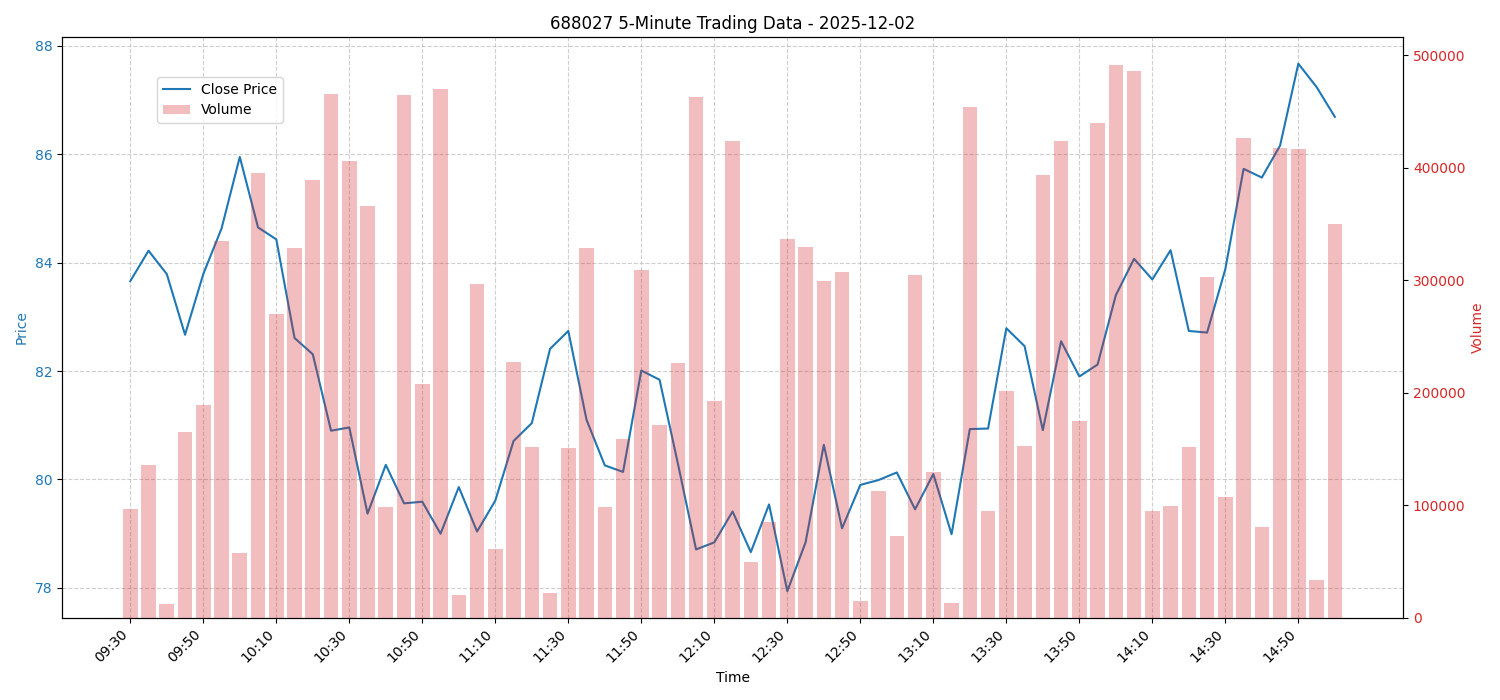

Write Python code to recreate this figure.
# a.py
import pandas as pd
import matplotlib.pyplot as plt
import datetime
import random

def get_stock_data_simulated(stock_code):
    """
    Simulates 5-minute interval stock data for a given stock code for the current day.
    """
    now = datetime.datetime.now()
    today_start = now.replace(hour=9, minute=30, second=0, microsecond=0)
    today_end = now.replace(hour=15, minute=0, second=0, microsecond=0) # Assuming market closes at 3 PM

    time_intervals = []
    current_time = today_start
    while current_time <= today_end:
        time_intervals.append(current_time)
        current_time += datetime.timedelta(minutes=5)

    data = []
    initial_price = random.uniform(50.0, 150.0)
    current_price = initial_price

    for t in time_intervals:
        open_price = current_price
        close_price = open_price + random.uniform(-2.0, 2.0)
        high_price = max(open_price, close_price) + random.uniform(0.0, 1.0)
        low_price = min(open_price, close_price) - random.uniform(0.0, 1.0)
        volume = random.randint(10000, 500000)
        turnover = volume * (open_price + close_price) / 2
        change_percent = ((close_price - open_price) / open_price) * 100

        data.append({
            'time': t.strftime('%H:%M'),
            'open': round(open_price, 2),
            'high': round(high_price, 2),
            'low': round(low_price, 2),
            'close': round(close_price, 2),
            'volume': volume,
            'turnover': round(turnover, 2),
            'change_percent': round(change_percent, 2)
        })
        current_price = close_price # Next interval starts from current close

    return pd.DataFrame(data)

def generate_markdown_report(df, stock_code, output_file):
    """Generates a markdown report from the stock data."""
    report = f"# Stock Data Report for {stock_code}\n\n"
    report += f"**Date**: {datetime.date.today().strftime('%Y-%m-%d')}\n\n"
    report += df.to_markdown(index=False)
    with open(output_file, 'w', encoding='utf-8') as f:
        f.write(report)

def generate_chart(df, stock_code, output_file):
    """Generates a bar chart for 5-minute trading price and volume."""
    fig, ax1 = plt.subplots(figsize=(15, 7))

    ax1.set_xlabel('Time')
    ax1.set_ylabel('Price', color='tab:blue')
    ax1.plot(df['time'], df['close'], color='tab:blue', label='Close Price')
    ax1.tick_params(axis='y', labelcolor='tab:blue')
    ax1.set_title(f'{stock_code} 5-Minute Trading Data - {datetime.date.today().strftime("%Y-%m-%d")}')
    ax1.grid(True, linestyle='--', alpha=0.6)

    # Add a second y-axis for volume
    ax2 = ax1.twinx()
    ax2.set_ylabel('Volume', color='tab:red')
    ax2.bar(df['time'], df['volume'], color='tab:red', alpha=0.3, label='Volume')
    ax2.tick_params(axis='y', labelcolor='tab:red')

    # Format x-axis labels to show less frequently for readability
    if len(df) > 30: # Adjust threshold as needed
        n = len(df) // 15 # Show about 15 labels
        ax1.set_xticks(df['time'][::n])
        ax1.set_xticklabels(df['time'][::n], rotation=45, ha='right')
    else:
        ax1.set_xticklabels(df['time'], rotation=45, ha='right')


    fig.tight_layout() # otherwise the right y-label is slightly clipped
    fig.legend(loc="upper left", bbox_to_anchor=(0.1, 0.9))
    plt.savefig(output_file)
    plt.close(fig)

if __name__ == "__main__":
    STOCK_CODE = "688027"
    today_str = datetime.date.today().strftime("%m%d")
    MD_FILE = f"{today_str}.md"
    PNG_FILE = f"{today_str}.png"

    print(f"Collecting (simulated) stock data for {STOCK_CODE}...")
    stock_data_df = get_stock_data_simulated(STOCK_CODE)
    print("Data collected.")

    print(f"Generating Markdown report to {MD_FILE}...")
    generate_markdown_report(stock_data_df, STOCK_CODE, MD_FILE)
    print("Markdown report generated.")

    print(f"Generating chart to {PNG_FILE}...")
    generate_chart(stock_data_df, STOCK_CODE, PNG_FILE)
    print("Chart generated.")
